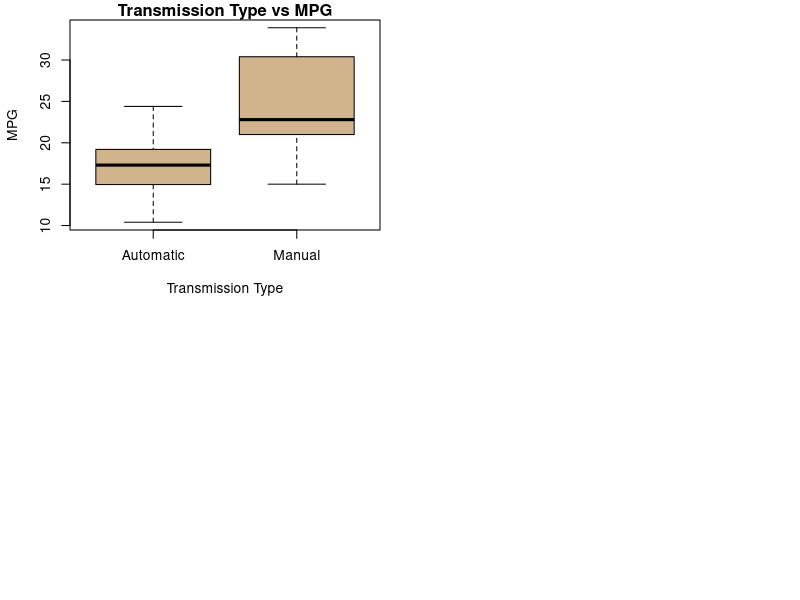

R code for this plot:
## ---- chunk 1
library(datasets)
data(mtcars)
attach(mtcars)
## ---- chunk 2
par(mfrow=c(2,2), omi=c(0,0,0,0), mai=c(.7,.7,.2,.2))
boxplot(mpg~am, data = mtcars, col = c("tan", "tan"), xlab = "Transmission Type", ylab = "MPG", main = "Transmission Type vs MPG", xaxt="n")
axis(side=1, at=c(0,1)+1, labels=c("Automatic", "Manual"))
## ---- chunk 3
automatics <- mtcars[mtcars$am=="0",]
manuals <- mtcars[mtcars$am=="1",]
t.test(automatics$mpg, manuals$mpg)$p.value
## ---- chunk 4
fit2 <- lm(mpg~., data=mtcars); fit2$coefficients
